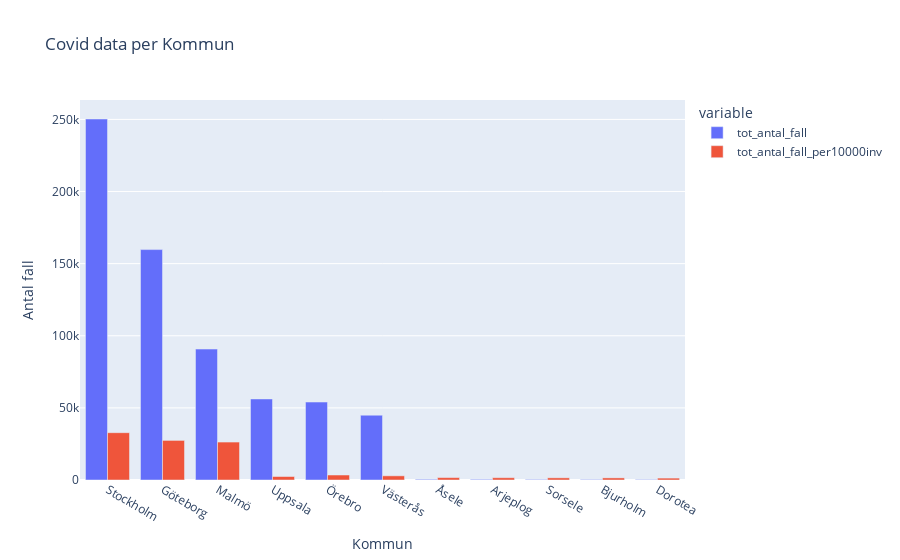

Source (notebook cell):
### Code cell
fig = px.bar(
    most_least_cases,
    y=["tot_antal_fall", "tot_antal_fall_per10000inv"],
    x = "KnNamn",
    barmode="group",
    title="Covid data per Kommun",
    labels={"value":"Antal fall", "KnNamn": "Kommun"}
)
fig.show()

### Figure 1 — Plotly figure (JSON) as saved in the notebook; plotly's stock layout.template omitted (floating-point values rounded to 4 significant figures)
{"data": [{"alignmentgroup": "True", "hovertemplate": "variable=tot_antal_fall<br>Kommun=%{x}<br>Antal fall=%{y}<extra></extra>", "legendgroup": "tot_antal_fall", "marker": {"color": "#636efa", "pattern": {"shape": ""}}, "name": "tot_antal_fall", "offsetgroup": "tot_antal_fall", "orientation": "v", "showlegend": true, "textposition": "auto", "type": "bar", "x": ["Stockholm", "Göteborg", "Malmö", "Uppsala", "Örebro", "Västerås", "Åsele", "Arjeplog", "Sorsele", "Bjurholm", "Dorotea"], "xaxis": "x", "y": [250283, 159749, 90777, 56195, 54046, 44932, 467, 432, 365, 348, 328], "yaxis": "y"}, {"alignmentgroup": "True", "hovertemplate": "variable=tot_antal_fall_per10000inv<br>Kommun=%{x}<br>Antal fall=%{y}<extra></extra>", "legendgroup": "tot_antal_fall_per10000inv", "marker": {"color": "#EF553B", "pattern": {"shape": ""}}, "name": "tot_antal_fall_per10000inv", "offsetgroup": "tot_antal_fall_per10000inv", "orientation": "v", "showlegend": true, "textposition": "auto", "type": "bar", "x": ["Stockholm", "Göteborg", "Malmö", "Uppsala", "Örebro", "Västerås", "Åsele", "Arjeplog", "Sorsele", "Bjurholm", "Dorotea"], "xaxis": "x", "y": [32806, 27445, 26307, 2403, 3456, 2889, 1665, 1589, 1495, 1458, 1313], "yaxis": "y"}], "layout": {"barmode": "group", "legend": {"title": {"text": "variable"}, "tracegroupgap": 0}, "title": {"text": "Covid data per Kommun"}, "xaxis": {"anchor": "y", "domain": [0, 1], "title": {"text": "Kommun"}}, "yaxis": {"anchor": "x", "domain": [0, 1], "title": {"text": "Antal fall"}}}}
